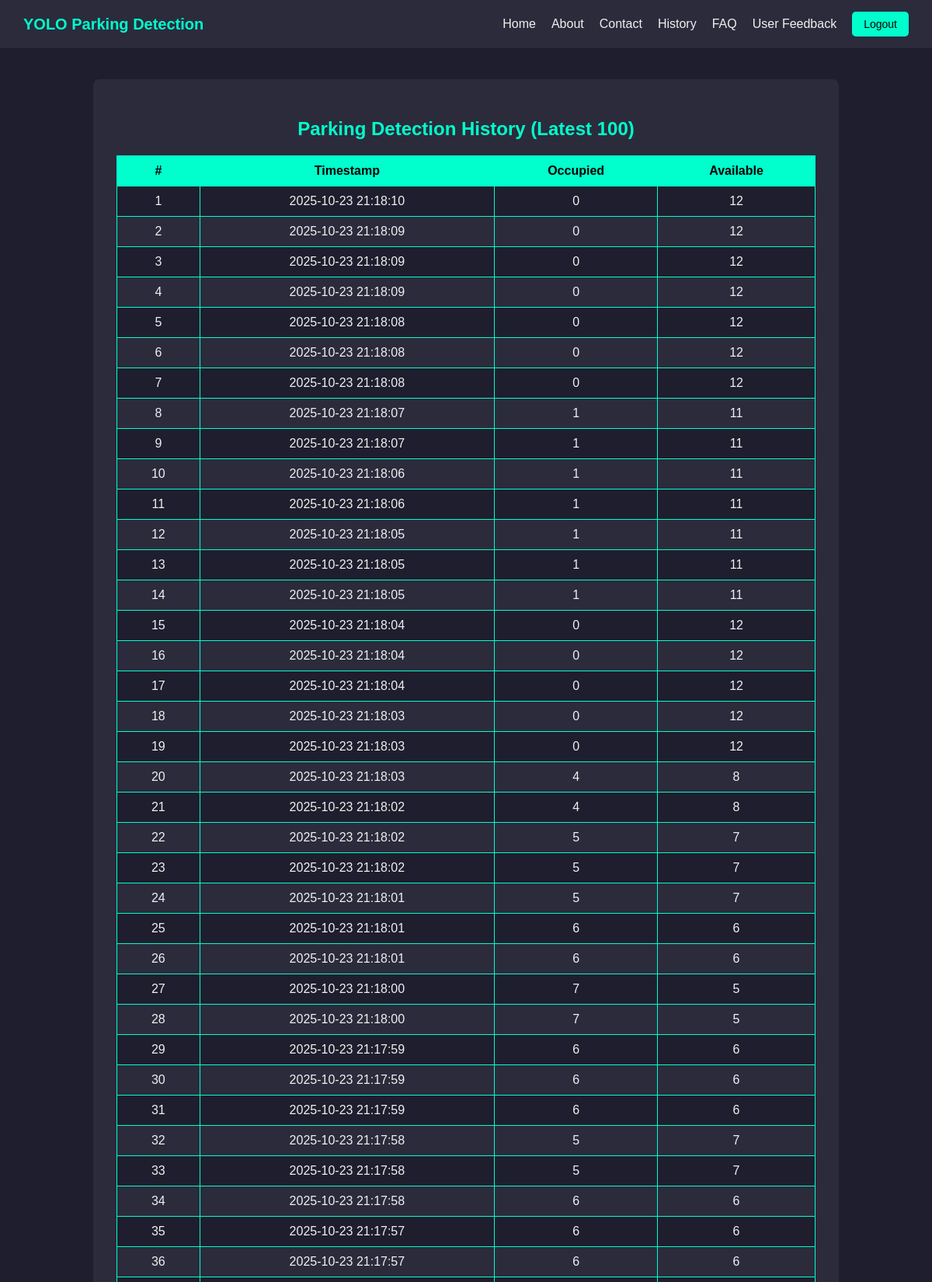
The app's page /history (upper part) with its own data.
### app/models.py (models this page shows, shortened)
class DetectionResult(models.Model):
    timestamp = models.DateTimeField(auto_now_add=True)
    occupied = models.IntegerField()
    available = models.IntegerField(default=0)

### app/views.py (the view)
# urls.py: path("history", views.history, name="history"),
def history(request):
    results = DetectionResult.objects.order_by('-timestamp')[:100]
    return render(request, 'history.html', {'results': results})

### yolo_parking_django/templates/history.html (shortened to what this page needs)
<!DOCTYPE html>
<html>
<head>
</head>
<body>
        <header>
        <div class="logo">YOLO Parking Detection</div>
        <div class="nav-links">
            <a href="{% url 'home' %}">Home</a>
            <a href="{% url 'about' %}">About</a>
            <a href="{% url 'contact' %}">Contact</a>
            <a href="{% url 'history' %}">History</a>
            <a href="{% url 'faq' %}">FAQ</a>
            <a href="{% url 'feedback' %}">User Feedback</a>
            <a href="{% url 'logout' %}">
            <button class="logout-btn">Logout</button>
            </a>
        </div>
    </header>
    <section class="history-section">
        <h1>Parking Detection History (Latest 100)</h1>
        <table>
            <thead>
                <tr>
                    <th>#</th>
                    <th>Timestamp</th>
                    <th>Occupied</th>
                    <th>Available</th>
                </tr>
            </thead>
            <tbody>
                {% for item in results %}
                <tr>
                    <td>{{ forloop.counter }}</td>
                    <td>{{ item.timestamp|date:"Y-m-d H:i:s" }}</td>
                    <td>{{ item.occupied }}</td>
                    <td>{{ item.available }}</td>
                </tr>
                {% empty %}
                <tr>
                    <td colspan="4">No history available.</td>
                </tr>
                {% endfor %}
            </tbody>
        </table>
    </section>
</body>
</html>

### yolo_parking_django/templates/history.html (style rules this page uses)
body { background: #1e1e2e; color: #f0f0f0; font-family: Arial, sans-serif; margin: 0; }
header { background: #2b2b3c; display: flex; justify-content: space-between; align-items: center; padding: 15px 30px; position: sticky; top: 0; z-index: 100; }
.logo { color: #00ffcc; font-size: 20px; font-weight: bold; }
.nav-links { display: flex; gap: 20px; align-items: center; }
.nav-links a { color: #f0f0f0; text-decoration: none; font-size: 16px; transition: color 0.3s; }
.logout-btn { background: #00ffcc; color: black; padding: 8px 15px; border: none; border-radius: 5px; cursor: pointer; font-size: 14px; }
.history-section { max-width: 900px; margin: 40px auto; background: #2b2b3c; padding: 30px; border-radius: 8px; }
.history-section h1 { text-align: center; color: #00ffcc; margin-bottom: 20px; }
table { width: 100%; border-collapse: collapse; background: #1e1e2e; }
th, td { border: 1px solid #00ffcc; padding: 10px; text-align: center; }
th { background: #00ffcc; color: black; }
tr:nth-child(even) { background: #2b2b3c; }

### records on screen
DetectionResult: timestamp "2025-10-23 21:18:10", occupied "0", available "12"
DetectionResult: timestamp "2025-10-23 21:18:09", occupied "0", available "12"
DetectionResult: timestamp "2025-10-23 21:18:09", occupied "0", available "12"
DetectionResult: timestamp "2025-10-23 21:18:09", occupied "0", available "12"
DetectionResult: timestamp "2025-10-23 21:18:08", occupied "0", available "12"
DetectionResult: timestamp "2025-10-23 21:18:08", occupied "0", available "12"
DetectionResult: timestamp "2025-10-23 21:18:08", occupied "0", available "12"
DetectionResult: timestamp "2025-10-23 21:18:07", occupied "1", available "11"
DetectionResult: timestamp "2025-10-23 21:18:07", occupied "1", available "11"
DetectionResult: timestamp "2025-10-23 21:18:06", occupied "1", available "11"
DetectionResult: timestamp "2025-10-23 21:18:06", occupied "1", available "11"
DetectionResult: timestamp "2025-10-23 21:18:05", occupied "1", available "11"
DetectionResult: timestamp "2025-10-23 21:18:05", occupied "1", available "11"
DetectionResult: timestamp "2025-10-23 21:18:05", occupied "1", available "11"
DetectionResult: timestamp "2025-10-23 21:18:04", occupied "0", available "12"
DetectionResult: timestamp "2025-10-23 21:18:04", occupied "0", available "12"
DetectionResult: timestamp "2025-10-23 21:18:04", occupied "0", available "12"
DetectionResult: timestamp "2025-10-23 21:18:03", occupied "0", available "12"
DetectionResult: timestamp "2025-10-23 21:18:03", occupied "0", available "12"
DetectionResult: timestamp "2025-10-23 21:18:03", occupied "4", available "8"
DetectionResult: timestamp "2025-10-23 21:18:02", occupied "4", available "8"
DetectionResult: timestamp "2025-10-23 21:18:02", occupied "5", available "7"
DetectionResult: timestamp "2025-10-23 21:18:02", occupied "5", available "7"
DetectionResult: timestamp "2025-10-23 21:18:01", occupied "5", available "7"
DetectionResult: timestamp "2025-10-23 21:18:01", occupied "6", available "6"
DetectionResult: timestamp "2025-10-23 21:18:01", occupied "6", available "6"
DetectionResult: timestamp "2025-10-23 21:18:00", occupied "7", available "5"
DetectionResult: timestamp "2025-10-23 21:18:00", occupied "7", available "5"
DetectionResult: timestamp "2025-10-23 21:17:59", occupied "6", available "6"
DetectionResult: timestamp "2025-10-23 21:17:59", occupied "6", available "6"
DetectionResult: timestamp "2025-10-23 21:17:59", occupied "6", available "6"
DetectionResult: timestamp "2025-10-23 21:17:58", occupied "5", available "7"
DetectionResult: timestamp "2025-10-23 21:17:58", occupied "5", available "7"
DetectionResult: timestamp "2025-10-23 21:17:58", occupied "6", available "6"
DetectionResult: timestamp "2025-10-23 21:17:57", occupied "6", available "6"
DetectionResult: timestamp "2025-10-23 21:17:57", occupied "6", available "6"
